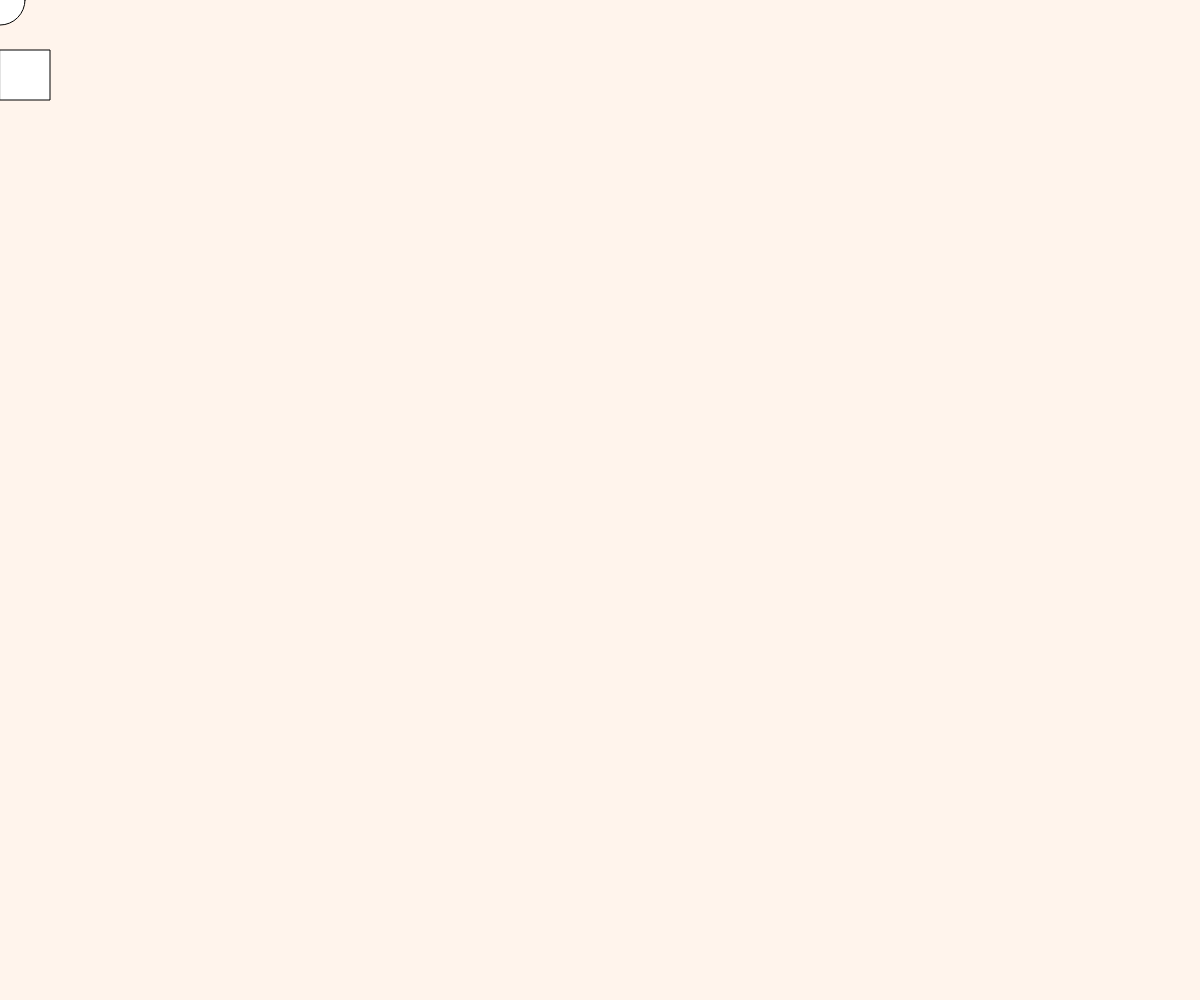
Frame 1 (no input)
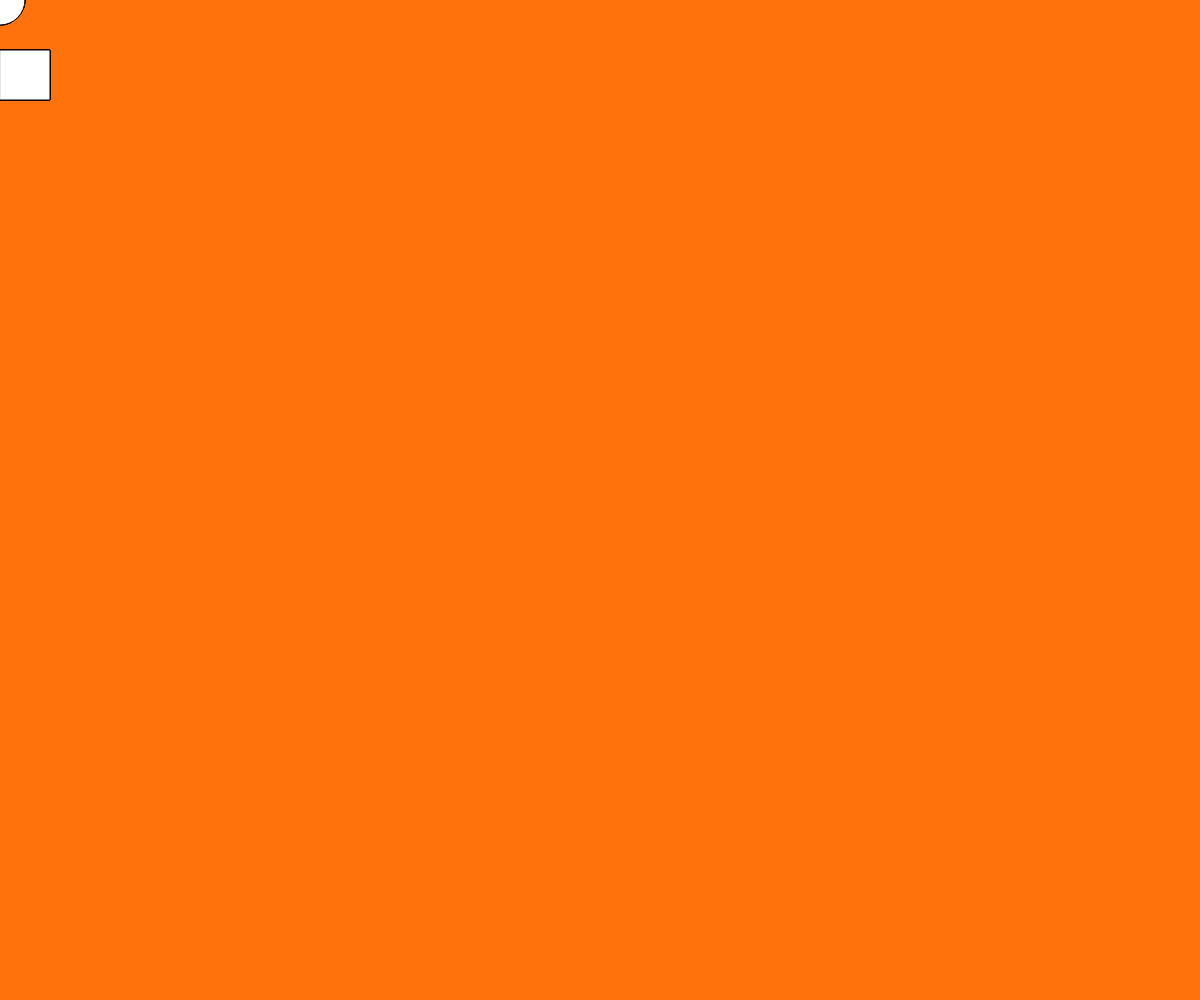
Frame 60 (no input)
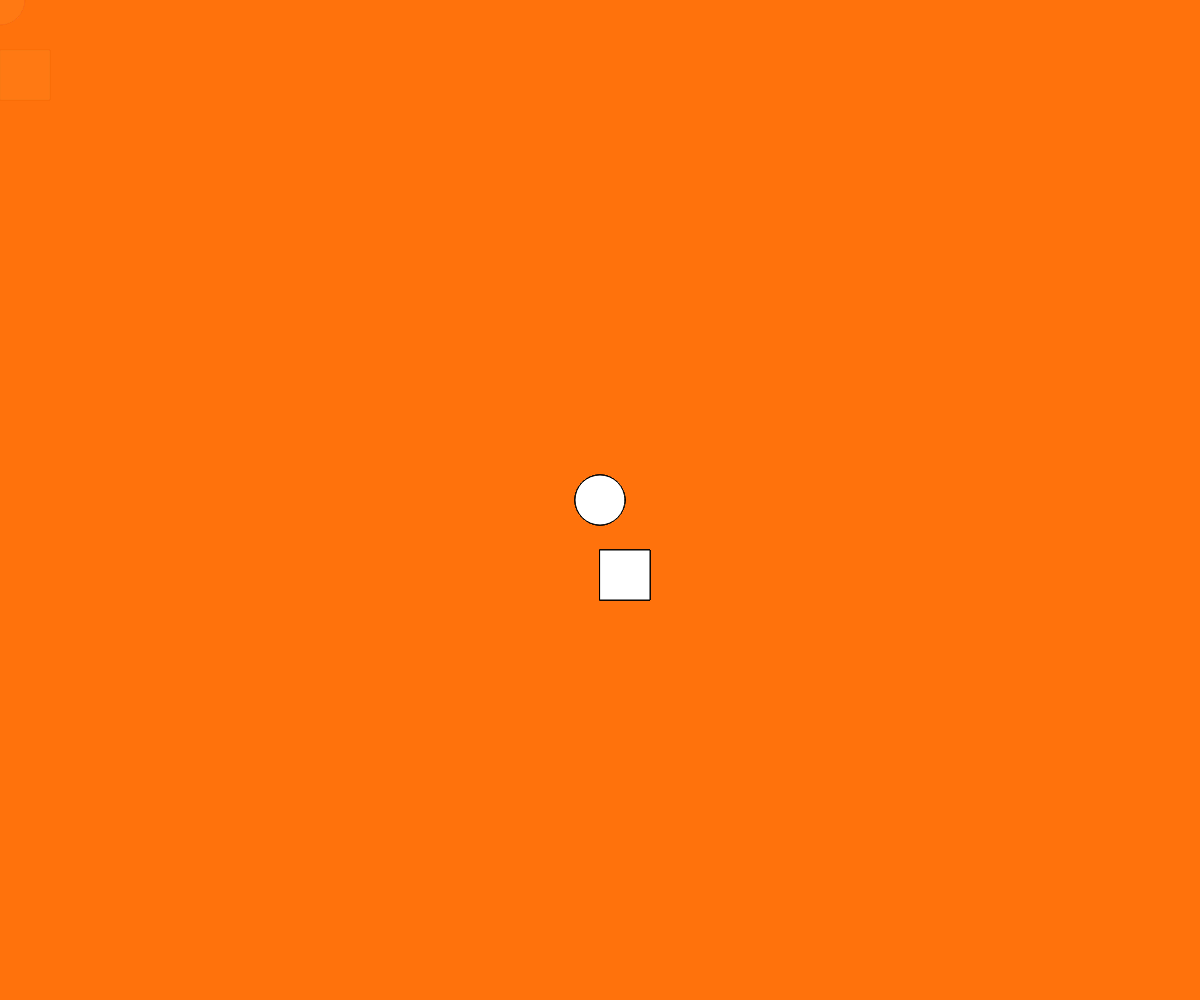
Frame 120 (the mouse pressed at the canvas centre since frame 60)

The p5.js sketch that drew these frames (run headless with seeded random() and noise() and a simulated clock; from frame 60 on, the mouse is pressed at the canvas centre):

// p5.js sketch
// ── sketch.js
function setup() {
  createCanvas(windowWidth, windowHeight);
}

function draw() {
  background(255, 120, 20, 20);
  ellipse(mouseX, mouseY, 50);
  rect(mouseX, mouseY + 50, 50);
}
